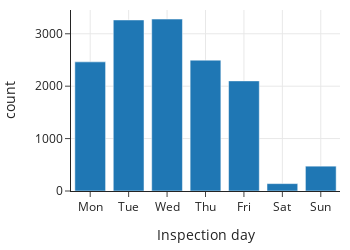

Source (notebook cell):
### Code cell
day = ['Mon', 'Tue', 'Wed', 'Thu', 'Fri', 'Sat', 'Sun']
fig = px.bar(insp['dow'].value_counts().reset_index(),
             x='dow', y='count',
             labels={'dow':'Inspection day'},
             height=250, width=350)
fig.update_xaxes(ticktext=day, tickvals=np.arange(0, 7, 1))
fig.update_layout(showlegend=False)

### Figure 1 — Plotly figure (JSON) as saved in the notebook; plotly's stock layout.template omitted (floating-point values rounded to 4 significant figures)
{"data": [{"alignmentgroup": "True", "hovertemplate": "Inspection day=%{x}<br>count=%{y}<extra></extra>", "legendgroup": "", "marker": {"color": "#1F77B4", "pattern": {"shape": ""}}, "name": "", "offsetgroup": "", "orientation": "v", "showlegend": false, "textposition": "auto", "type": "bar", "x": [2, 1, 3, 0, 4, 6, 5], "xaxis": "x", "y": [3281, 3264, 2497, 2464, 2101, 474, 141], "yaxis": "y"}], "layout": {"barmode": "relative", "height": 250, "legend": {"tracegroupgap": 0}, "showlegend": false, "width": 350, "xaxis": {"anchor": "y", "autorange": true, "domain": [0, 1], "range": [-0.5, 6.5], "ticktext": ["Mon", "Tue", "Wed", "Thu", "Fri", "Sat", "Sun"], "tickvals": [0, 1, 2, 3, 4, 5, 6], "title": {"text": "Inspection day"}, "type": "linear"}, "yaxis": {"anchor": "x", "autorange": true, "domain": [0, 1], "range": [0, 3454.0], "title": {"text": "count"}, "type": "linear"}}}
